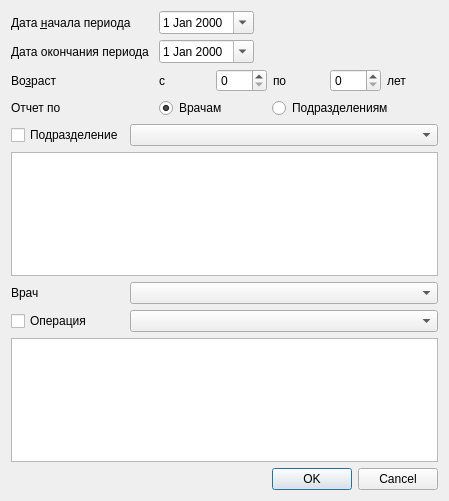
<?xml version="1.0" encoding="UTF-8"?>
<ui version="4.0">
 <class>ReportOperation</class>
 <widget class="QDialog" name="ReportOperation">
  <property name="geometry">
   <rect>
    <x>0</x>
    <y>0</y>
    <width>411</width>
    <height>501</height>
   </rect>
  </property>
  <property name="windowTitle">
   <string>Dialog</string>
  </property>
  <layout class="QGridLayout" name="gridLayout">
   <item row="8" column="5">
    <widget class="QRadioButton" name="btnPerson">
     <property name="text">
      <string>Врачам</string>
     </property>
     <property name="checked">
      <bool>true</bool>
     </property>
    </widget>
   </item>
   <item row="9" column="4" colspan="5">
    <widget class="COrgStructureComboBox" name="cmbOrgStructure"/>
   </item>
   <item row="0" column="1" colspan="4">
    <widget class="QLabel" name="lblBegDate">
     <property name="text">
      <string>Дата &amp;начала периода</string>
     </property>
     <property name="buddy">
      <cstring>edtBegDate</cstring>
     </property>
    </widget>
   </item>
   <item row="1" column="1" colspan="4">
    <widget class="QLabel" name="lblEndDate">
     <property name="text">
      <string>Дата окончания периода</string>
     </property>
    </widget>
   </item>
   <item row="9" column="1" colspan="3">
    <widget class="QCheckBox" name="chkOrgStructure">
     <property name="text">
      <string>Подразделение</string>
     </property>
    </widget>
   </item>
   <item row="1" column="5">
    <widget class="CDateEdit" name="edtEndDate">
     <property name="sizePolicy">
      <sizepolicy hsizetype="Maximum" vsizetype="Fixed">
       <horstretch>0</horstretch>
       <verstretch>0</verstretch>
      </sizepolicy>
     </property>
     <property name="calendarPopup">
      <bool>true</bool>
     </property>
    </widget>
   </item>
   <item row="12" column="4" colspan="5">
    <widget class="CPersonComboBoxEx" name="cmbPerson"/>
   </item>
   <item row="0" column="5">
    <widget class="CDateEdit" name="edtBegDate">
     <property name="sizePolicy">
      <sizepolicy hsizetype="Maximum" vsizetype="Fixed">
       <horstretch>0</horstretch>
       <verstretch>0</verstretch>
      </sizepolicy>
     </property>
     <property name="calendarPopup">
      <bool>true</bool>
     </property>
    </widget>
   </item>
   <item row="10" column="1" colspan="8">
    <widget class="CRBListBox" name="lstOrgStructure"/>
   </item>
   <item row="14" column="1" colspan="3">
    <widget class="QCheckBox" name="chkOperation">
     <property name="text">
      <string>Операция</string>
     </property>
    </widget>
   </item>
   <item row="14" column="4" colspan="5">
    <widget class="CRBComboBox" name="cmbOperation"/>
   </item>
   <item row="16" column="1" colspan="8">
    <widget class="CRBListBox" name="lstOperation"/>
   </item>
   <item row="19" column="8">
    <widget class="QDialogButtonBox" name="buttonBox">
     <property name="orientation">
      <enum>Qt::Horizontal</enum>
     </property>
     <property name="standardButtons">
      <set>QDialogButtonBox::Cancel|QDialogButtonBox::Ok</set>
     </property>
    </widget>
   </item>
   <item row="0" column="8">
    <spacer name="horizontalSpacer">
     <property name="orientation">
      <enum>Qt::Horizontal</enum>
     </property>
     <property name="sizeHint" stdset="0">
      <size>
       <width>40</width>
       <height>20</height>
      </size>
     </property>
    </spacer>
   </item>
   <item row="12" column="1">
    <widget class="QLabel" name="label">
     <property name="text">
      <string>Врач</string>
     </property>
    </widget>
   </item>
   <item row="8" column="1">
    <widget class="QLabel" name="label_2">
     <property name="text">
      <string>Отчет по</string>
     </property>
    </widget>
   </item>
   <item row="8" column="8">
    <widget class="QRadioButton" name="btnOrgStructure">
     <property name="text">
      <string>Подразделениям</string>
     </property>
    </widget>
   </item>
   <item row="2" column="1">
    <widget class="QLabel" name="lblAge">
     <property name="text">
      <string>Во&amp;зраст</string>
     </property>
     <property name="buddy">
      <cstring>edtAgeFrom</cstring>
     </property>
    </widget>
   </item>
   <item row="2" column="5" colspan="4">
    <layout class="QHBoxLayout" name="horizontalLayout">
     <item>
      <widget class="QLabel" name="label_3">
       <property name="text">
        <string>c</string>
       </property>
      </widget>
     </item>
     <item>
      <widget class="QSpinBox" name="edtAgeFrom">
       <property name="sizePolicy">
        <sizepolicy hsizetype="Preferred" vsizetype="Fixed">
         <horstretch>0</horstretch>
         <verstretch>0</verstretch>
        </sizepolicy>
       </property>
       <property name="maximum">
        <number>150</number>
       </property>
      </widget>
     </item>
     <item>
      <widget class="QLabel" name="lblAgeTo">
       <property name="text">
        <string>по</string>
       </property>
       <property name="buddy">
        <cstring>edtAgeTo</cstring>
       </property>
      </widget>
     </item>
     <item>
      <widget class="QSpinBox" name="edtAgeTo">
       <property name="sizePolicy">
        <sizepolicy hsizetype="Preferred" vsizetype="Fixed">
         <horstretch>0</horstretch>
         <verstretch>0</verstretch>
        </sizepolicy>
       </property>
       <property name="maximum">
        <number>150</number>
       </property>
      </widget>
     </item>
     <item>
      <widget class="QLabel" name="lblAgeYears">
       <property name="text">
        <string>лет</string>
       </property>
       <property name="buddy">
        <cstring>edtAgeTo</cstring>
       </property>
      </widget>
     </item>
    </layout>
   </item>
   <item row="17" column="2">
    <spacer name="verticalSpacer">
     <property name="orientation">
      <enum>Qt::Vertical</enum>
     </property>
     <property name="sizeHint" stdset="0">
      <size>
       <width>20</width>
       <height>40</height>
      </size>
     </property>
    </spacer>
   </item>
  </layout>
 </widget>
 <customwidgets>
  <customwidget>
   <class>CRBComboBox</class>
   <extends>QComboBox</extends>
   <header>library/crbcombobox.h</header>
  </customwidget>
  <customwidget>
   <class>CDateEdit</class>
   <extends>QDateEdit</extends>
   <header>library/DateEdit</header>
  </customwidget>
  <customwidget>
   <class>CRBListBox</class>
   <extends>QListView</extends>
   <header>library/RBListBox.h</header>
  </customwidget>
  <customwidget>
   <class>COrgStructureComboBox</class>
   <extends>QComboBox</extends>
   <header>Orgs/OrgStructComboBoxes</header>
  </customwidget>
  <customwidget>
   <class>CPersonComboBoxEx</class>
   <extends>QComboBox</extends>
   <header>Orgs/PersonComboBoxEx.h</header>
  </customwidget>
 </customwidgets>
 <resources/>
 <connections>
  <connection>
   <sender>buttonBox</sender>
   <signal>accepted()</signal>
   <receiver>ReportOperation</receiver>
   <slot>accept()</slot>
   <hints>
    <hint type="sourcelabel">
     <x>248</x>
     <y>254</y>
    </hint>
    <hint type="destinationlabel">
     <x>157</x>
     <y>274</y>
    </hint>
   </hints>
  </connection>
  <connection>
   <sender>buttonBox</sender>
   <signal>rejected()</signal>
   <receiver>ReportOperation</receiver>
   <slot>reject()</slot>
   <hints>
    <hint type="sourcelabel">
     <x>316</x>
     <y>260</y>
    </hint>
    <hint type="destinationlabel">
     <x>286</x>
     <y>274</y>
    </hint>
   </hints>
  </connection>
 </connections>
</ui>
